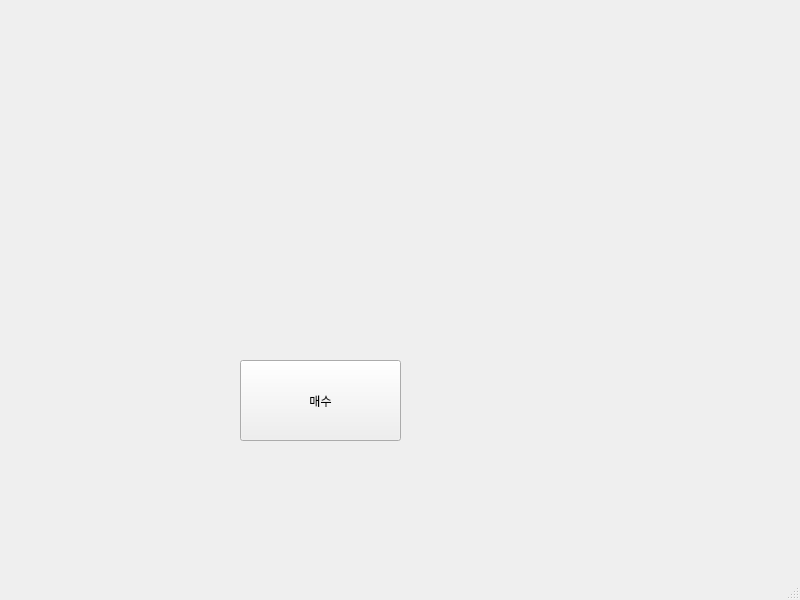
<?xml version="1.0" encoding="UTF-8"?>
<ui version="4.0">
 <class>MainWindow</class>
 <widget class="QMainWindow" name="MainWindow">
  <property name="geometry">
   <rect>
    <x>0</x>
    <y>0</y>
    <width>800</width>
    <height>600</height>
   </rect>
  </property>
  <property name="windowTitle">
   <string>MainWindow</string>
  </property>
  <widget class="QWidget" name="centralwidget">
   <widget class="QPushButton" name="BUY">
    <property name="geometry">
     <rect>
      <x>240</x>
      <y>360</y>
      <width>161</width>
      <height>81</height>
     </rect>
    </property>
    <property name="text">
     <string>매수</string>
    </property>
   </widget>
   <widget class="QWidget" name="verticalLayoutWidget">
    <property name="geometry">
     <rect>
      <x>130</x>
      <y>110</y>
      <width>160</width>
      <height>80</height>
     </rect>
    </property>
    <layout class="QVBoxLayout" name="verticalLayout"/>
   </widget>
  </widget>
  <widget class="QMenuBar" name="menubar">
   <property name="geometry">
    <rect>
     <x>0</x>
     <y>0</y>
     <width>800</width>
     <height>26</height>
    </rect>
   </property>
  </widget>
  <widget class="QStatusBar" name="statusbar"/>
 </widget>
 <resources/>
 <connections>
  <connection>
   <sender>BUY</sender>
   <signal>clicked()</signal>
   <receiver>BUY</receiver>
   <slot>click()</slot>
   <hints>
    <hint type="sourcelabel">
     <x>237</x>
     <y>455</y>
    </hint>
    <hint type="destinationlabel">
     <x>239</x>
     <y>453</y>
    </hint>
   </hints>
  </connection>
 </connections>
</ui>
